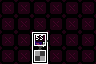

A level layout from a 2D game, rendered from its tile map. Below: a short description, then the map file with its tile-grid data intact:
An orthogonal 6x4 tile map with 16x16 px tiles, 4 tile layers (Maze Shape, Room Properties, Restrictions, Minimap).

<map version="1.10" tiledversion="1.11.0" orientation="orthogonal" renderorder="right-down" width="6" height="4" tilewidth="16" tileheight="16" infinite="0" nextlayerid="5" nextobjectid="1">
 <properties>
  <property name="max_exit_rooms" type="int" value="0" />
  <property name="min_challenge_rooms" type="int" value="0" />
  <property name="min_exit_rooms" type="int" value="0" />
  <property name="min_shop_rooms" type="int" value="0" />
 </properties>
 <tileset firstgid="1" source="../LayoutTiles.tsx" />
 <layer id="1" name="Maze Shape" width="6" height="4">
  <data encoding="csv">
1,1,1,1,1,1,
1,1,1,1,1,1,
1,1,2,1,1,1,
1,1,50,1,1,1
</data>
 </layer>
 <layer id="2" name="Room Properties" width="6" height="4">
  <data encoding="csv">
5,5,5,5,5,5,
5,5,5,5,5,5,
5,5,127,5,5,5,
5,5,6,5,5,5
</data>
 </layer>
 <layer id="3" name="Restrictions" width="6" height="4">
  <data encoding="csv">
0,0,0,0,0,0,
0,0,0,0,0,0,
0,0,16,0,0,0,
0,0,0,0,0,0
</data>
 </layer>
 <layer id="4" name="Minimap" width="6" height="4">
  <data encoding="csv">
0,0,0,0,0,0,
0,0,0,0,0,0,
0,0,14,0,0,0,
0,0,14,0,0,0
</data>
 </layer>
</map>
